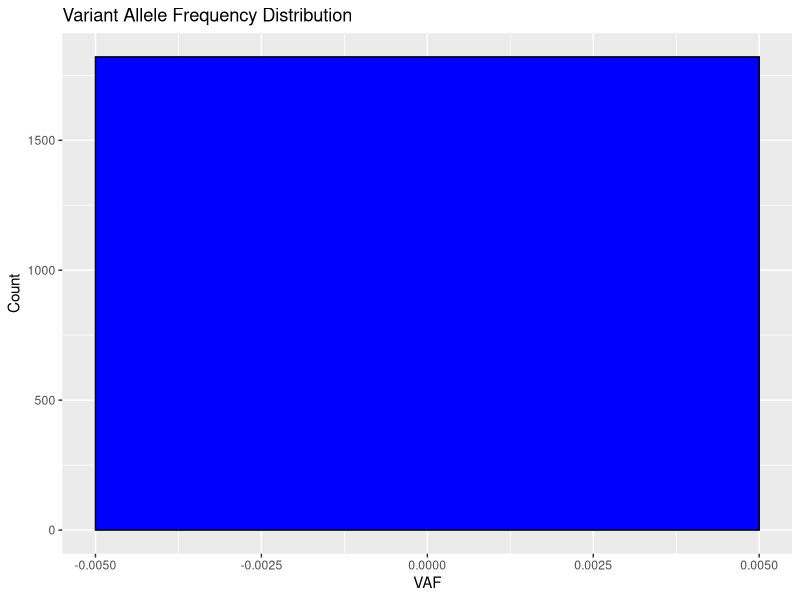

Source code (R):
# load package 
library(ggplot2)

variant_data <- read.csv("variant_metrics.csv")
# Calculate overall Ti/Tv ratio
ti_count <- sum(variant_data$Ti.Tv == "Transition")
tv_count <- sum(variant_data$Ti.Tv == "Transversion")
ti_tv_ratio <- ti_count / tv_count
cat("Transition/Transversion Ratio:", ti_tv_ratio, "\n")

# Plot VAF distribution
ggplot(variant_data, aes(x = AF)) +
  geom_histogram(binwidth = 0.01, fill = "blue", color = "black") +
  labs(title = "Variant Allele Frequency Distribution", x = "VAF", y = "Count")
